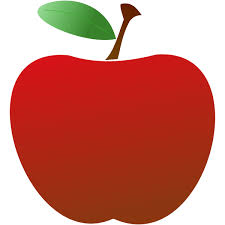
#> input picture cv-apple.jpg, 225 x 225 px, found by its file name
$ jupyter execute cv_rs_1.ipynb
#> lines starting #> are read from the running program, lines starting #| are printed output that depends on the picture
[cell 1]
import cv2
from google.colab.patches import cv2_imshow


image = cv2.imread('sample_data/cv-apple.jpg')
#> image is the input picture: shape (225, 225, 3); mean B, G, R 109.9, 123.2, 200.4

if image is None:
    print("Error: Could not find the image. Please make sure cv-apple.jpg is inside the sample_data folder.")
else:
    print("Original Image:")
    cv2_imshow(image)


    gray_image = cv2.cvtColor(image, cv2.COLOR_BGR2GRAY)
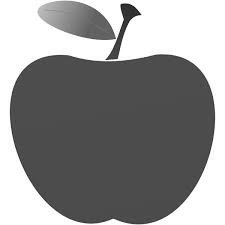
#> gray_image: shape (225, 225); min 14, max 255, mean 144.8
    print("Grayscale Image:")
    cv2_imshow(gray_image)


    resized_image = cv2.resize(image, (200, 200))
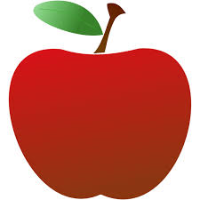
#> resized_image: shape (200, 200, 3); mean B, G, R 109.9, 123.2, 200.4
    print("Resized Image:")
    cv2_imshow(resized_image)


    blurred_image = cv2.GaussianBlur(image, (15, 15), 0)
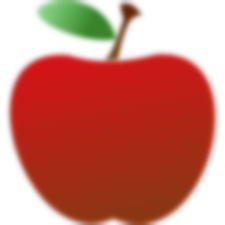
#> blurred_image: shape (225, 225, 3); mean B, G, R 109.8, 123.1, 200.3
    print("Blurred Image:")
    cv2_imshow(blurred_image)


    edges = cv2.Canny(gray_image, 100, 200)
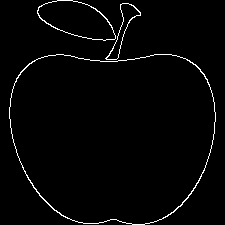
#> edges: shape (225, 225); 2.1% white in thin lines or dots
    print("Canny Edges:")
    cv2_imshow(edges)


    cv2.rectangle(image, (50, 50), (300, 300), (255, 0, 0), 2)
    cv2.line(image, (60, 60), (300, 300), (0, 0, 255), 2)
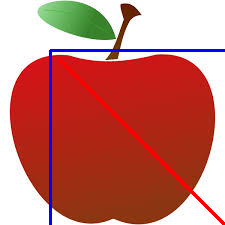
#> image: shape (225, 225, 3); mean B, G, R 111, 118.7, 196.9
    print("Annotated Image Shapes:")
    cv2_imshow(image)
